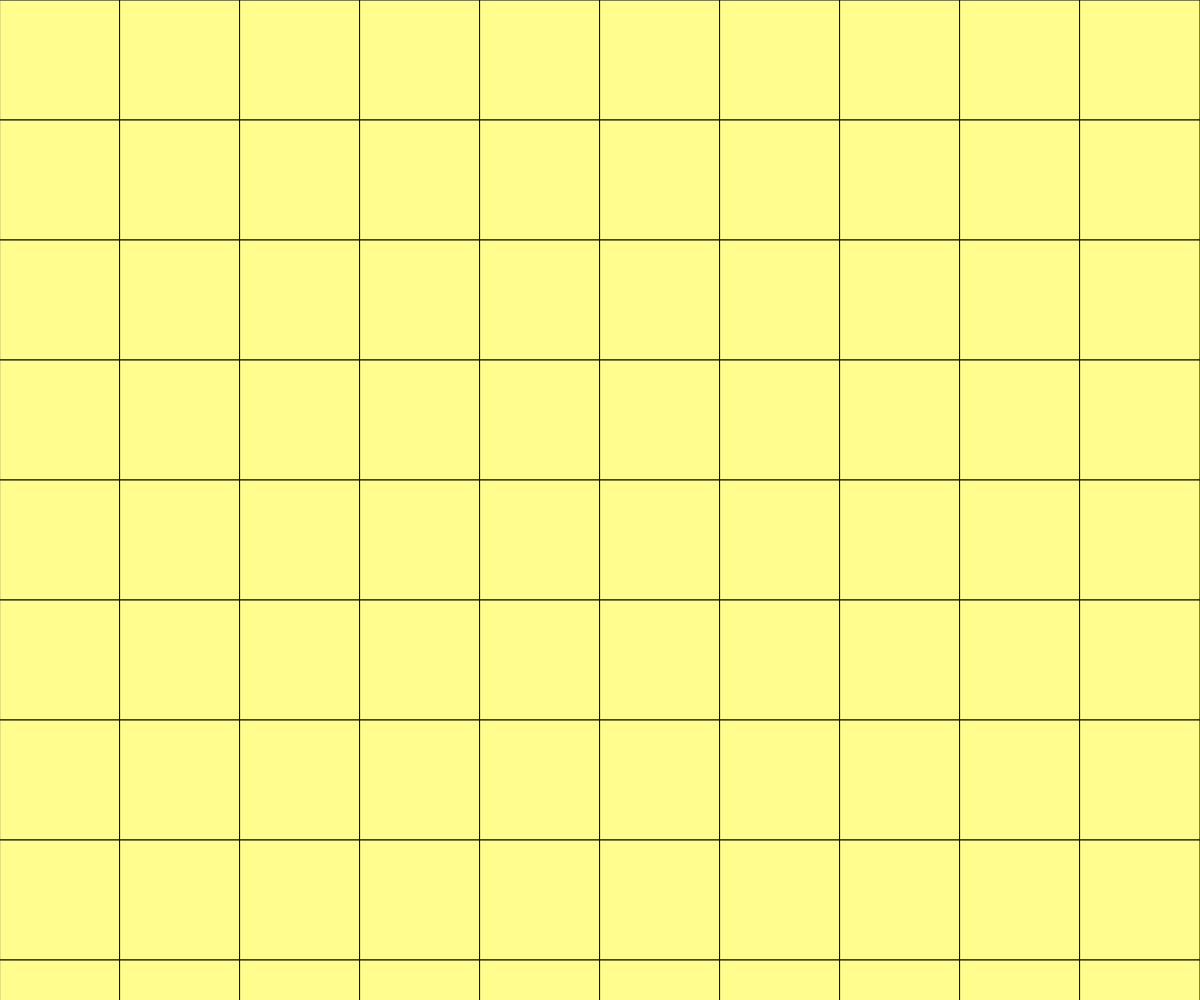
Frame 1 (no input)
Frame 60 (no input): identical to frame 1, image omitted
Frame 120 (the mouse pressed at the canvas centre since frame 60): identical to frame 1, image omitted

The p5.js sketch that drew this single still picture (run headless with seeded random() and noise() and a simulated clock; from frame 60 on, the mouse is pressed at the canvas centre):

// p5.js sketch
// ── sketch.js
function setup() {// runs one time
  createCanvas(windowWidth, windowHeight);
    background('#fffec8');
  strokeWeight(1);
  fill('#fffd8d')
}

function draw() {//runs in a loop
  
  var num = 10;
  var sideLen = windowWidth/num;
  for (var y = 0; y < windowHeight; y = y + sideLen) {//loop to create a grid in the y direction
    for (var x = 0; x < windowWidth; x = x + sideLen) {
      quad (x,y,x + sideLen, y, x +sideLen, y + sideLen,x, y + sideLen);
      
       }
  }
}
      
  function windowResized(){
    resizeCanvas (windowWidth,windowHeight);
  

      
 
  
  }
